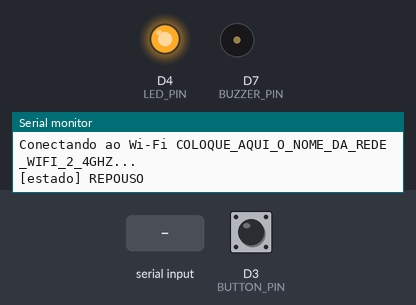
Bench run of a sketch on a simulated ESP8266 (NodeMCU). Parts: output pins drawn as LEDs (lit = HIGH), buzzer (waves = sounding, pin HIGH), the last lines printed to the serial monitor. Wiring (inferred from the names in the program): MPU-9250 motion sensor at I2C address 0x68. Dashed ring = blinking. The test bench sets the inputs (shaded band); at power-on: D3 (BUTTON_PIN) HIGH. WiFi joins after 1.5 s; servers stay silent unless stated; uploads are accepted with an empty reply.

Above: at 1.6 s.
1.7 s: "https://" received over Serial
At 1.77 s:
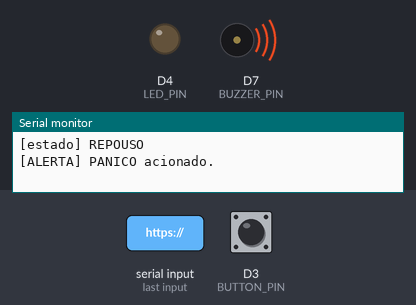
4.7 s: D3 (BUTTON_PIN) pulled LOW for 3.2 s
9.4 s: D3 (BUTTON_PIN) pulled LOW for 0.15 s
12.5 s: "q" received over Serial
At 12.57 s:
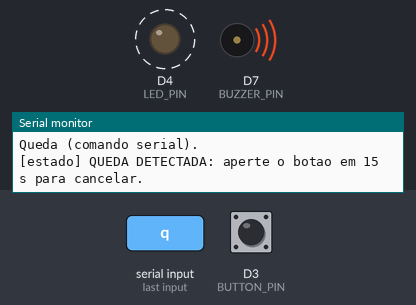
15.5 s: D3 (BUTTON_PIN) pulled LOW for 1 s
18.5 s: "p" received over Serial
Timing chart, 0 to 22.5 s (numbered marks = the images above; inputs shaded):
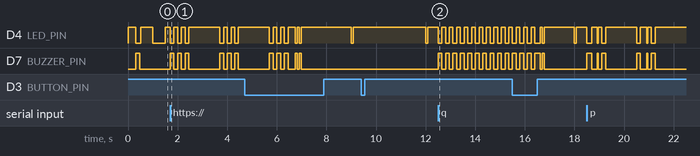

Measured:
- after the input at 1.7 s, D7 (BUZZER_PIN): LOW → HIGH at once, → LOW 0.15 s later, → HIGH 0.15 s later, → LOW 0.15 s later, … (12 changes in this stretch)
- after the input at 12.5 s, D7 (BUZZER_PIN): alternates HIGH for 0.15 s and LOW for 0.15 s, starting at once

The sketch:

pulseira_iot.ino
```cpp
/*
 * Firmware - Pulseira IoT Zelo
 *
 * Hardware (NodeMCU ESP-12E):
 *   MPU6500: VCC->3V, GND->G, SCL->D1, SDA->D2
 *   Buzina:  (+)->D7, (-)->G
 *   Botao:   um canto->D3, canto oposto na diagonal->G (D3 = botao FLASH da placa)
 *   LED:     LED azul da propria placa (GPIO 2, acende em LOW)
 *
 * Abra config.h e preencha Wi-Fi, URL da API e DEVICE_ID antes de enviar.
 */

#include <ESP8266WiFi.h>
#include <ESP8266HTTPClient.h>
#include <WiFiClientSecure.h>
#include <Wire.h>
#include "config.h"

#ifndef D1
#define D1 5
#endif
#ifndef D2
#define D2 4
#endif
#ifndef D3
#define D3 0
#endif
#ifndef D7
#define D7 13
#endif

constexpr uint8_t BUZZER_PIN = D7;
constexpr uint8_t BUTTON_PIN = D3;
constexpr uint8_t LED_PIN = LED_BUILTIN;  // GPIO 2, ativo em LOW.

constexpr uint8_t MPU_ADDRESS = 0x68;
constexpr uint8_t MPU_WHO_AM_I = 0x75;
constexpr uint8_t MPU_PWR_MGMT_1 = 0x6B;
constexpr uint8_t MPU_ACCEL_XOUT_H = 0x3B;

constexpr unsigned long TELEMETRY_INTERVAL_MS = 5000;
constexpr unsigned long WIFI_RETRY_INTERVAL_MS = 10000;
constexpr unsigned long ALERT_RETRY_INTERVAL_MS = 3000;
constexpr unsigned long ALARM_POLL_INTERVAL_MS = 2000;
constexpr uint16_t HTTP_TIMEOUT_MS = 1500;
constexpr uint16_t HTTPS_TIMEOUT_MS = 6000;  // o handshake TLS é mais lento

constexpr unsigned long DEBOUNCE_MS = 30;
constexpr unsigned long LONG_PRESS_MS = 2000;
constexpr unsigned long FALL_CONFIRM_MS = 15000;
// Limite de segurança: o alarme (queda ou pânico) toca até o botão cancelar ou até este tempo.
constexpr unsigned long ALARM_MAX_MS = 300000;

constexpr float FREE_FALL_THRESHOLD_G = 0.45f;
constexpr float IMPACT_THRESHOLD_G = 2.5f;
constexpr unsigned long FALL_WINDOW_MS = 1200;
constexpr unsigned long FALL_COOLDOWN_MS = 15000;

enum class State : uint8_t { Idle, FallCountdown, FallAlarm, Panic };

struct MotionReading {
  float ax = 0, ay = 0, az = 0;
  float gx = 0, gy = 0, gz = 0;
  float magnitudeG = 0;
};

State state = State::Idle;
unsigned long stateSince = 0;

bool mpuReady = false;
float gyroOffsetX = 0, gyroOffsetY = 0, gyroOffsetZ = 0;
MotionReading lastMotion;

bool waitingForImpact = false;
unsigned long freeFallAt = 0;
unsigned long lastFallAt = 0;

bool buttonStable = false;  // true = pressionado
bool buttonRaw = false;
unsigned long buttonRawAt = 0;
unsigned long pressedAt = 0;
bool longFired = false;

// Alertas aguardando envio ao back-end; so saem quando a API responde 2xx.
bool pendingFallAlert = false;
bool pendingPanicAlert = false;
bool fallCancelledAfterAlert = false;
bool lastSendFailed = false;
unsigned long lastAlertTryAt = 0;
unsigned long lastAlarmPollAt = 0;
unsigned long lastTelemetryAt = 0;
unsigned long lastWiFiAttemptAt = 0;

void buzzerOn() { digitalWrite(BUZZER_PIN, HIGH); }
void buzzerOff() { digitalWrite(BUZZER_PIN, LOW); }
void setBuzzer(bool on) { digitalWrite(BUZZER_PIN, on ? HIGH : LOW); }
void setLed(bool on) { digitalWrite(LED_PIN, on ? LOW : HIGH); }

// Bipe bloqueante curto, usado apenas para confirmacoes.
void beep(unsigned long ms) {
  buzzerOn();
  setLed(true);
  delay(ms);
  buzzerOff();
  setLed(false);
}

void confirmationBeeps(uint8_t count) {
  for (uint8_t i = 0; i < count; ++i) {
    beep(80);
    delay(80);
  }
}

bool mpuWrite(uint8_t reg, uint8_t value) {
  Wire.beginTransmission(MPU_ADDRESS);
  Wire.write(reg);
  Wire.write(value);
  return Wire.endTransmission() == 0;
}

bool mpuRead(uint8_t reg, uint8_t *data, uint8_t count) {
  Wire.beginTransmission(MPU_ADDRESS);
  Wire.write(reg);
  if (Wire.endTransmission(false) != 0) return false;
  if (Wire.requestFrom(static_cast<int>(MPU_ADDRESS), static_cast<int>(count)) != count) return false;
  for (uint8_t i = 0; i < count; ++i) data[i] = Wire.read();
  return true;
}

int16_t asInt16(const uint8_t *data, uint8_t index) {
  return static_cast<int16_t>((data[index] << 8) | data[index + 1]);
}

bool readMotion(MotionReading &motion) {
  uint8_t data[14];
  if (!mpuReady || !mpuRead(MPU_ACCEL_XOUT_H, data, sizeof(data))) return false;
  motion.ax = asInt16(data, 0) / 16384.0f;
  motion.ay = asInt16(data, 2) / 16384.0f;
  motion.az = asInt16(data, 4) / 16384.0f;
  motion.gx = asInt16(data, 8) / 131.0f - gyroOffsetX;
  motion.gy = asInt16(data, 10) / 131.0f - gyroOffsetY;
  motion.gz = asInt16(data, 12) / 131.0f - gyroOffsetZ;
  motion.magnitudeG = sqrtf(motion.ax * motion.ax + motion.ay * motion.ay + motion.az * motion.az);
  return true;
}

void initializeMpu() {
  uint8_t who = 0;
  if (!mpuRead(MPU_WHO_AM_I, &who, 1) || who != 0x70) {
    Serial.printf("MPU6500 indisponivel ou inesperado (WHO_AM_I=0x%02X).\n", who);
    return;
  }
  mpuReady = mpuWrite(MPU_PWR_MGMT_1, 0x00);
  delay(100);
  Serial.println(mpuReady ? "MPU6500 pronto." : "Falha ao iniciar MPU6500.");
}

void calibrateGyroscope() {
  if (!mpuReady) return;
  Serial.println("Calibrando giroscopio; mantenha a pulseira parada por 2 segundos.");
  float sumX = 0, sumY = 0, sumZ = 0;
  constexpr uint16_t samples = 200;
  for (uint16_t i = 0; i < samples; ++i) {
    uint8_t data[14];
    if (mpuRead(MPU_ACCEL_XOUT_H, data, sizeof(data))) {
      sumX += asInt16(data, 8) / 131.0f;
      sumY += asInt16(data, 10) / 131.0f;
      sumZ += asInt16(data, 12) / 131.0f;
    }
    delay(10);
    yield();
  }
  gyroOffsetX = sumX / samples;
  gyroOffsetY = sumY / samples;
  gyroOffsetZ = sumZ / samples;
  Serial.printf("Offsets gyro: %.2f, %.2f, %.2f graus/s\n", gyroOffsetX, gyroOffsetY, gyroOffsetZ);
}

void ensureWiFi() {
  if (WiFi.status() == WL_CONNECTED) return;
  const unsigned long now = millis();
  if (lastWiFiAttemptAt != 0 && now - lastWiFiAttemptAt < WIFI_RETRY_INTERVAL_MS) return;
  lastWiFiAttemptAt = now;
  Serial.printf("Conectando ao Wi-Fi %s...\n", WIFI_SSID);
  WiFi.begin(WIFI_SSID, WIFI_PASSWORD);
}

// Campos latitude/longitude/altitude/precisao sao omitidos: a pulseira nao usa mais GPS.
// "quedaDetectada" e "panicoAcionado" so vao true uma vez, no envio do alerta. "quedaCancelada" e ignorado pelo back-end.
String buildTelemetryJson(const MotionReading &motion, bool fallDetected, bool panic, bool fallCancelled) {
  String json;
  json.reserve(400);
  json += "{\"dispositivoId\":\"" + String(DEVICE_ID) + "\",";
  json += "\"aceleracaoX\":" + String(motion.ax * 9.80665f, 3) + ",";
  json += "\"aceleracaoY\":" + String(motion.ay * 9.80665f, 3) + ",";
  json += "\"aceleracaoZ\":" + String(motion.az * 9.80665f, 3) + ",";
  json += "\"rotacaoX\":" + String(motion.gx, 3) + ",";
  json += "\"rotacaoY\":" + String(motion.gy, 3) + ",";
  json += "\"rotacaoZ\":" + String(motion.gz, 3) + ",";
  json += "\"quedaDetectada\":" + String(fallDetected ? "true" : "false") + ",";
  json += "\"quedaCancelada\":" + String(fallCancelled ? "true" : "false") + ",";
  json += "\"panicoAcionado\":" + String(panic ? "true" : "false") + "}";
  return json;
}

// Abre a requisição em HTTP ou HTTPS conforme o início da URL. No HTTPS o certificado do servidor
// não é validado (setInsecure): serve para o protótipo/túnel, mas não protege contra interceptação ativa.
bool beginHttp(HTTPClient &http, WiFiClient &plain, WiFiClientSecure &secure, const String &url) {
  if (url.startsWith("https://")) {
    secure.setInsecure();
    secure.setBufferSizes(1024, 512);
    http.setTimeout(HTTPS_TIMEOUT_MS);
    return http.begin(secure, url);
  }
  http.setTimeout(HTTP_TIMEOUT_MS);
  return http.begin(plain, url);
}

bool sendTelemetry(const MotionReading &motion, bool fallDetected, bool panic, bool fallCancelled) {
  if (WiFi.status() != WL_CONNECTED) return false;
  WiFiClient plain;
  WiFiClientSecure secure;
  HTTPClient http;
  if (!beginHttp(http, plain, secure, TELEMETRY_URL)) return false;
  http.addHeader("Content-Type", "application/json");
  const int status = http.POST(buildTelemetryJson(motion, fallDetected, panic, fallCancelled));
  Serial.printf("Telemetria HTTP: %d (queda=%d panico=%d)\n", status, fallDetected, panic);
  http.end();
  return status >= 200 && status < 300;
}

void enterState(State next) {
  state = next;
  stateSince = millis();
  buzzerOff();
  setLed(false);
  switch (next) {
    case State::Idle:
      Serial.println("[estado] REPOUSO");
      break;
    case State::FallCountdown:
      Serial.println("[estado] QUEDA DETECTADA: aperte o botao em 15 s para cancelar.");
      break;
    case State::FallAlarm:
      Serial.println("[ALERTA] Queda confirmada (sem cancelamento).");
      pendingFallAlert = true;
      break;
    case State::Panic:
      Serial.println("[ALERTA] PANICO acionado.");
      pendingPanicAlert = true;
      break;
  }
}

void cancelCurrent(const char *reason) {
  if (state == State::Idle) return;
  Serial.printf("[cancelado] %s\n", reason);
  if (state == State::FallAlarm && !pendingFallAlert) fallCancelledAfterAlert = true;
  pendingFallAlert = false;
  pendingPanicAlert = false;
  enterState(State::Idle);
  confirmationBeeps(2);
}

void triggerFall(const char *origin) {
  if (state != State::Idle) return;
  lastFallAt = millis();
  waitingForImpact = false;
  Serial.printf("Queda (%s).\n", origin);
  enterState(State::FallCountdown);
}

void updateFallDetection(const MotionReading &motion) {
  const unsigned long now = millis();
  if (state != State::Idle || now - lastFallAt < FALL_COOLDOWN_MS) return;
  if (!waitingForImpact && motion.magnitudeG < FREE_FALL_THRESHOLD_G) {
    waitingForImpact = true;
    freeFallAt = now;
    return;
  }
  if (waitingForImpact && now - freeFallAt > FALL_WINDOW_MS) waitingForImpact = false;
  if (waitingForImpact && motion.magnitudeG > IMPACT_THRESHOLD_G) {
    triggerFall("queda livre + impacto");
  }
}

// Evento do botao: 1 = aperto curto (ao soltar), 2 = aperto longo (ao completar 2 s).
// O envio por HTTPS bloqueia o loop por alguns segundos. A interrupção guarda que o botão foi
// apertado nesse intervalo, para um aperto curto de cancelamento não se perder.
volatile bool buttonPressLatched = false;
void IRAM_ATTR onButtonFalling() { buttonPressLatched = true; }

uint8_t pollButton() {
  const unsigned long now = millis();
  const bool raw = digitalRead(BUTTON_PIN) == LOW;
  if (raw) {
    buttonPressLatched = false;  // aperto ainda em andamento: o debounce normal cuida dele
  } else if (buttonPressLatched && !buttonStable) {
    buttonPressLatched = false;  // apertou e soltou durante um bloqueio
    return 1;
  }
  if (raw != buttonRaw) {
    buttonRaw = raw;
    buttonRawAt = now;
  }
  if (now - buttonRawAt >= DEBOUNCE_MS && raw != buttonStable) {
    buttonStable = raw;
    if (buttonStable) {
      pressedAt = now;
      longFired = false;
    } else if (!longFired) {
      return 1;
    }
  }
  if (buttonStable && !longFired && now - pressedAt >= LONG_PRESS_MS) {
    longFired = true;
    return 2;
  }
  return 0;
}

void handleButton(uint8_t event) {
  if (event == 0) return;
  Serial.printf("Botao: %s\n", event == 1 ? "aperto curto" : "aperto longo (2 s)");
  switch (state) {
    case State::Idle:
      if (event == 2) {
        enterState(State::Panic);
        confirmationBeeps(1);
      }
      break;
    case State::FallCountdown:
    case State::FallAlarm:
      if (event == 1) cancelCurrent("queda finalizada pelo botao");
      break;
    case State::Panic:
      if (event == 2) cancelCurrent("panico encerrado pelo botao");
      break;
  }
}

// Comandos de teste pelo Monitor Serial: q = queda, p = panico, c = cancelar.
void handleSerial() {
  while (Serial.available()) {
    const char command = static_cast<char>(Serial.read());
    if (command == 'q') triggerFall("comando serial");
    else if (command == 'p' && state == State::Idle) enterState(State::Panic);
    else if (command == 'c') cancelCurrent("comando serial");
  }
}

// Atualiza buzina e LED conforme o estado, sem bloquear o loop.
void updateOutputs() {
  const unsigned long now = millis();
  const unsigned long elapsed = now - stateSince;
  bool buzzer = false;
  bool led = false;

  switch (state) {
    case State::Idle:
      if (WiFi.status() == WL_CONNECTED && !lastSendFailed) led = (now % 3000) < 80;  // batimento
      else led = (now % 1000) < 500;                                                   // sem rede/API
      break;
    case State::FallCountdown:
      if (elapsed >= FALL_CONFIRM_MS) {
        enterState(State::FallAlarm);
        return;
      }
      buzzer = led = (elapsed % 300) < 150;
      break;
    case State::FallAlarm:
      if (elapsed >= ALARM_MAX_MS) {
        Serial.println("[alarme] limite de tempo atingido; voltando ao repouso.");
        enterState(State::Idle);
        return;
      }
      buzzer = led = (elapsed % 1200) < 800;
      break;
    case State::Panic: {
      if (elapsed >= ALARM_MAX_MS) {
        Serial.println("[alarme] limite de tempo atingido; voltando ao repouso.");
        enterState(State::Idle);
        return;
      }
      // Tres bipes curtos e pausa, repetindo a cada 2 s.
      const unsigned long phase = elapsed % 2000;
      buzzer = led = phase < 750 && (phase % 300) < 150;
      break;
    }
  }
  setBuzzer(buzzer);
  setLed(led);
}

// Durante o alarme, pergunta ao back-end se o alerta ja foi resolvido pelo front.
// Se a consulta falhar, o alarme continua ate o botao ou o limite de tempo.
bool alarmResolvedByFront() {
  if (WiFi.status() != WL_CONNECTED) return false;
  String url = TELEMETRY_URL;
  url.replace("/api/telemetrias", String("/api/pulseiras/") + DEVICE_ID + "/alarme");
  WiFiClient plain;
  WiFiClientSecure secure;
  HTTPClient http;
  if (!beginHttp(http, plain, secure, url)) return false;
  const int status = http.GET();
  const String body = status == 200 ? http.getString() : String();
  http.end();
  return body.indexOf("\"alarmeAtivo\":false") >= 0;
}

// Envia alertas pendentes e a telemetria periodica. Sem envio durante a contagem da queda,
// para o botao de cancelar responder sem atraso.
void handleNetwork() {
  const unsigned long now = millis();

  if ((pendingFallAlert || pendingPanicAlert) && now - lastAlertTryAt >= ALERT_RETRY_INTERVAL_MS) {
    lastAlertTryAt = now;
    // Queda e pânico são sinais separados: quedaDetectada gera POSSIVEL_QUEDA, panicoAcionado gera PANICO.
    const bool sent = sendTelemetry(lastMotion, pendingFallAlert, pendingPanicAlert, false);
    lastSendFailed = !sent;
    if (sent) {
      pendingFallAlert = false;
      pendingPanicAlert = false;
      lastTelemetryAt = now;
    }
    return;
  }

  if (state == State::FallCountdown) return;

  const bool alarming = state == State::FallAlarm || state == State::Panic;
  if (alarming && !pendingFallAlert && !pendingPanicAlert && now - lastAlarmPollAt >= ALARM_POLL_INTERVAL_MS) {
    lastAlarmPollAt = now;
    if (alarmResolvedByFront()) {
      cancelCurrent("alerta resolvido pelo front");
      return;
    }
  }

  if (now - lastTelemetryAt >= TELEMETRY_INTERVAL_MS) {
    lastTelemetryAt = now;
    // panicoAcionado só vai true no alerta; nas telemetrias periódicas vai false para não repetir o alerta.
    const bool sent = sendTelemetry(lastMotion, false, false, fallCancelledAfterAlert);
    lastSendFailed = !sent && WiFi.status() == WL_CONNECTED;
    if (sent) fallCancelledAfterAlert = false;
    Serial.printf("acc total: %.2f g | Wi-Fi: %s\n", lastMotion.magnitudeG,
                  WiFi.status() == WL_CONNECTED ? "ok" : "sem conexao");
  }
}

void setup() {
  pinMode(BUZZER_PIN, OUTPUT);
  buzzerOff();
  pinMode(LED_PIN, OUTPUT);
  setLed(false);
  pinMode(BUTTON_PIN, INPUT_PULLUP);
  attachInterrupt(digitalPinToInterrupt(BUTTON_PIN), onButtonFalling, FALLING);

  Serial.begin(115200);
  Wire.begin(D2, D1);
  Wire.setClock(100000);
  WiFi.mode(WIFI_STA);
  delay(300);
  Serial.println("\n=== PULSEIRA IOT ===");
  if (strncmp(WIFI_SSID, "COLOQUE_AQUI", 12) == 0 || strstr(TELEMETRY_URL, "IP_DO_SERVIDOR") != nullptr) {
    Serial.println("ATENCAO: config.h ainda tem os textos de exemplo. Preencha Wi-Fi e URL e grave de novo.");
  }
  initializeMpu();
  calibrateGyroscope();
  ensureWiFi();
  beep(150);
  enterState(State::Idle);
}

void loop() {
  handleSerial();
  ensureWiFi();

  MotionReading motion;
  if (readMotion(motion)) {
    lastMotion = motion;
    updateFallDetection(motion);
  }

  handleButton(pollButton());
  updateOutputs();
  handleNetwork();
  delay(5);
}
```

config.h
```cpp
#pragma once

// ============================================================
// CONFIGURAÇÃO DA PULSEIRA - preencha ANTES de gravar na placa.
// Não envie este arquivo para o GitHub com dados reais.
// Passo a passo completo no README.md desta pasta.
// ============================================================

// Nome e senha do Wi-Fi. O ESP8266 só conecta em redes de 2,4 GHz.
constexpr char WIFI_SSID[] = "COLOQUE_AQUI_O_NOME_DA_REDE_WIFI_2_4GHZ";
constexpr char WIFI_PASSWORD[] = "COLOQUE_AQUI_A_SENHA_DO_WIFI";

// Endereço da API. Dois jeitos:
//  - Rede local (HTTP): troque IP_DO_SERVIDOR pelo IP do computador onde o back-end roda.
//    Exemplo: "http://192.168.0.10:8080/api/telemetrias"
//  - Servidor ou túnel com HTTPS (ex.: Cloudflare): use o endereço público, sem porta.
//    Exemplo: "https://nome-do-tunel.trycloudflare.com/api/telemetrias"
// O firmware escolhe HTTP ou HTTPS pelo início da URL. Mantenha o caminho /api/telemetrias.
constexpr char TELEMETRY_URL[] = "http://IP_DO_SERVIDOR:8080/api/telemetrias";

// Identificador desta pulseira. Precisa estar cadastrado no back-end (campo
// dispositivoId da pulseira), ativa e vinculada a uma pessoa monitorada.
constexpr char DEVICE_ID[] = "ESP12E-PULSEIRA-001";
```
